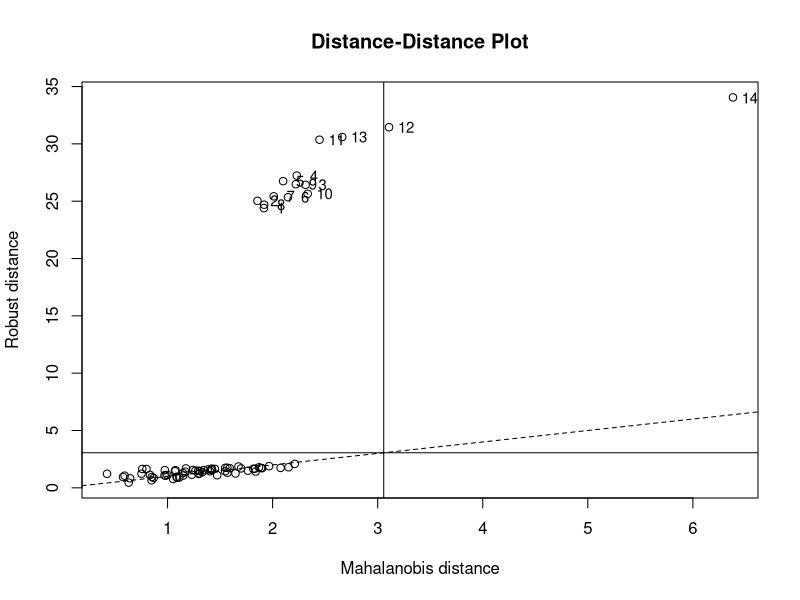

R code for this plot:
library(rrcov)


### Name: CovRobust-class
### Title: Class "CovRobust" - virtual base class for robust estimates of
###   multivariate location and scatter
### Aliases: CovRobust-class isClassic,CovRobust-method
###   getMeth,CovRobust-method show,CovRobust-method
###   summary,CovRobust-method getRaw,CovRobust-method
### Keywords: classes robust multivariate

### ** Examples

     data(hbk)
     hbk.x <- data.matrix(hbk[, 1:3])
     cv <- CovMest(hbk.x)               # it is not possible to create an object of
                                        # class CovRobust, since it is a VIRTUAL class
     cv
     summary(cv)                        # summary method for class CovRobust
     plot(cv)                           # plot method for class CovRobust
